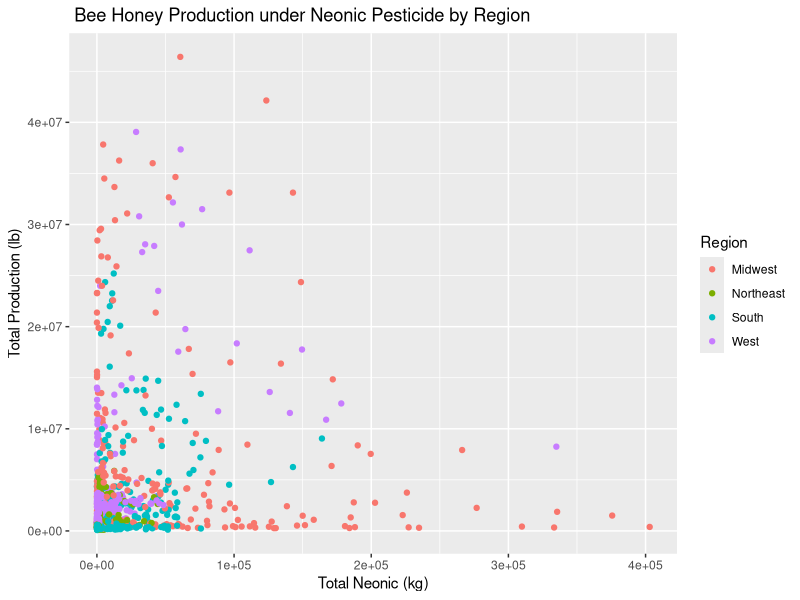

Generate this figure with R: (Note: this script raises an error after producing the figure.)
## ---- chunk 1
library(dplyr)
library(tidyverse)
library(ggplot2)
## ---- chunk 2
honey.csv <- read.csv("Honey_v03.csv")

neonicvtotalprod <- honey.csv %>%
  group_by(Region) 

ggplot(data = neonicvtotalprod, mapping = aes(x = nAllNeonic, y = totalprod, col = Region)) +
  geom_point() +
  labs (x = "Total Neonic (kg)", y = "Total Production (lb)", title = " Bee Honey Production under Neonic Pesticide by Region")
## ---- chunk 3
neonictype <- honey.csv %>%
  gather(key = c(nCLOTHIANIDIN, nIMIDACLOPRID, nTHIAMETHOXAM, nACETAMIPRID, nTHIACLOPRID), value = value) %>%
  print()

neonictype <- honey.csv %>%
  pivot_longer(cols = c(12,13,14,15,16), names_to = "neonictype", values_to = "x")


a <- ggplot(data = neonicvtotalprod, mapping = aes(x = nCLOTHIANIDIN, y = totalprod, col = Region)) + geom_point() + 
  labs(x = "Clothianidin (kg)", y = "Total Production (lb)")

b <- ggplot(data = neonicvtotalprod, mapping = aes(x = nIMIDACLOPRID, y = totalprod, col = Region)) + geom_point () +
  labs(x = "Imidacloprid (kg)", y = "Total Production (lb)")

c <-  ggplot(data = neonicvtotalprod, mapping = aes(x = nTHIAMETHOXAM, y = totalprod, col = Region)) + geom_point() +
  labs(x = "Thiamethoxam (kg)", y = "Total Production (lb)")

d <- ggplot(data = neonicvtotalprod, mapping = aes(x = nACETAMIPRID, y = totalprod, col = Region)) + geom_point() +
  labs(x = "Acetamiprid (kg)", y = "Total Production (lb)")

e <- ggplot(data = neonicvtotalprod, mapping = aes(x = nTHIACLOPRID, y = totalprod, col = Region)) + geom_point() +
  labs(x = "Thiacloprid (kg)", y = "Total Production (lb)")

library(cowplot)
library(ggpubr)
library(grid)

ggarrange(a, b, c, d, e + rremove("x.text"),
ncol = 2, nrow = 3) #+ grid_arrange() +
  #labs(x = "Neocin Type") #not a facetgrid pero similar na pero looking for ways na ma han ay sha like
# one label for y-axis
# only one area for the legend
# put general labels for title, x, and y - axis
## ---- chunk 4
library(tidyverse)
install.packages("ggubr")
library(ggpubr)
install.packages("ggubr")
library(rstatix)
